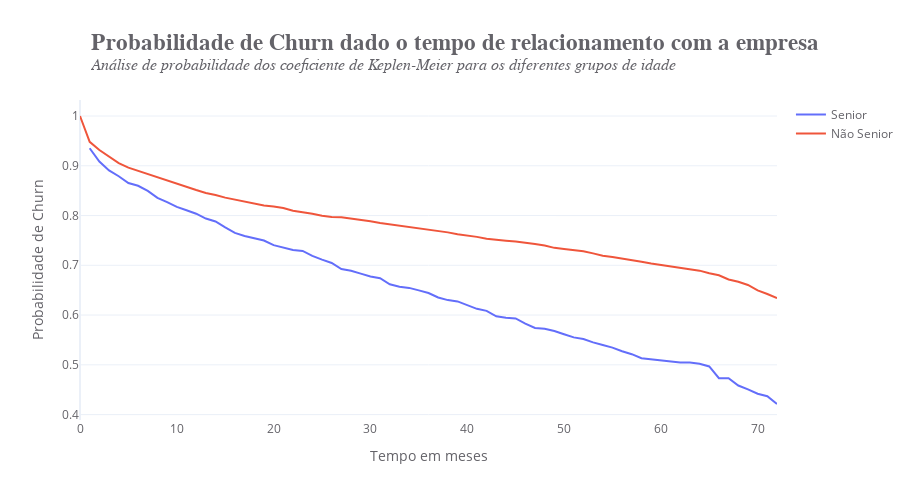

Source (notebook cell):
### Markdown cell above
No geral, pessoas do gênero masculino têm uma probabilidade de churn maior do
que pessoas do gênero feminino. No entanto, a diferença não é tão grande. Também 
é possível notar que o cenário se inverte com clientes com um tempo de 
relacionamento superior a 67 meses, com as pessoas do gênero feminino tendo uma
probabilidade de churn maior do que as pessoas do gênero masculino.

Com 95% de confiança, podemos dizer que as curvas de churn para os grupos de
gênero são iguais.

### Code cell
# Filtrando os dados de clientes sênior
data_senior = data.query("SeniorCitizen == 1")

# Aplicando o teste
tempo_senior, probabilidade_senior = kaplan_meier_estimator(data_senior['Churn'], data_senior['tenure'])

# Filtrando os dados de clientes não sênior
data_not_senior = data.query("SeniorCitizen == 0")

# Aplicando o teste
tempo_not_senior, probabilidade_not_senior = kaplan_meier_estimator(data_not_senior['Churn'], data_not_senior['tenure'])

# Plotando o gráfico
fig = go.Figure(data=[go.Scatter(x=tempo_senior, y=probabilidade_senior, name='Senior'),
                      go.Scatter(x=tempo_not_senior, y=probabilidade_not_senior, name='Não Senior')])

# Atualizando o layout da figure
fig.update_layout(
    title='<b>Probabilidade de Churn dado o tempo de relacionamento com a empresa</b><br><sup><i>Análise de probabilidade dos coeficiente de Keplen-Meier para os diferentes grupos de idade</i></sup>',
    title_font=dict(size=23, family="Arial"),
    font_color='#646369',
    template='plotly_white',
    yaxis=dict(showticklabels=True, showgrid=True, title='Probabilidade de Churn'),
    xaxis=dict(showgrid=False, title='Tempo em meses'),
    title_x=0.1,
    width=910,
    height=500,
    showlegend=True
)

### Figure 1 — Plotly figure (JSON) as saved in the notebook; plotly's stock layout.template omitted (floating-point values rounded to 4 significant figures)
{"data": [{"name": "Senior", "type": "scatter", "x": [1, 2, 3, 4, 5, 6, 7, 8, 9, 10, 11, 12, 13, 14, 15, 16, 17, 18, 19, 20, 21, 22, 23, 24, 25, 26, 27, 28, 29, 30, 31, 32, 33, 34, 35, 36, 37, 38, 39, 40, 41, 42, 43, 44, 45, 46, 47, 48, 49, 50, 51, 52, 53, 54, 55, 56, 57, 58, 59, 60, 61, 62, 63, 64, 65, 66, 67, 68, 69, 70, 71, 72], "y": [0.9352, 0.9086, 0.8907, 0.879, 0.8653, 0.8597, 0.8495, 0.8354, 0.8268, 0.8172, 0.8105, 0.8037, 0.7939, 0.788, 0.7761, 0.7651, 0.759, 0.7539, 0.7498, 0.7404, 0.7352, 0.7309, 0.7288, 0.719, 0.7113, 0.7047, 0.6924, 0.689, 0.6833, 0.6775, 0.6739, 0.6619, 0.6571, 0.6546, 0.6495, 0.6444, 0.6353, 0.63, 0.6274, 0.6193, 0.6125, 0.6084, 0.5974, 0.5946, 0.5931, 0.5829, 0.5739, 0.5724, 0.5678, 0.5616, 0.5551, 0.5518, 0.5451, 0.5399, 0.5346, 0.5272, 0.5214, 0.5133, 0.5112, 0.5091, 0.5069, 0.5045, 0.5045, 0.502, 0.4966, 0.473, 0.473, 0.4584, 0.4506, 0.4419, 0.4369, 0.4213]}, {"name": "Não Senior", "type": "scatter", "x": [0, 1, 2, 3, 4, 5, 6, 7, 8, 9, 10, 11, 12, 13, 14, 15, 16, 17, 18, 19, 20, 21, 22, 23, 24, 25, 26, 27, 28, 29, 30, 31, 32, 33, 34, 35, 36, 37, 38, 39, 40, 41, 42, 43, 44, 45, 46, 47, 48, 49, 50, 51, 52, 53, 54, 55, 56, 57, 58, 59, 60, 61, 62, 63, 64, 65, 66, 67, 68, 69, 70, 71, 72], "y": [1, 0.948, 0.9316, 0.9183, 0.9054, 0.8962, 0.8898, 0.8821, 0.8769, 0.8695, 0.8625, 0.8576, 0.8512, 0.8453, 0.8414, 0.836, 0.8323, 0.8278, 0.8235, 0.82, 0.8179, 0.8151, 0.8096, 0.8069, 0.8035, 0.7994, 0.7971, 0.7966, 0.7942, 0.7915, 0.7885, 0.7849, 0.7823, 0.7794, 0.7765, 0.7733, 0.7714, 0.769, 0.7662, 0.7623, 0.7601, 0.7571, 0.7534, 0.7509, 0.7495, 0.7477, 0.7459, 0.7429, 0.7398, 0.7351, 0.7326, 0.7309, 0.7284, 0.7239, 0.7193, 0.7164, 0.7135, 0.711, 0.7073, 0.7035, 0.7006, 0.6965, 0.694, 0.6913, 0.6892, 0.684, 0.68, 0.6715, 0.6668, 0.6605, 0.6496, 0.6423, 0.6339]}], "layout": {"font": {"color": "#646369"}, "height": 500, "showlegend": true, "title": {"font": {"family": "Arial", "size": 23}, "text": "<b>Probabilidade de Churn dado o tempo de relacionamento com a empresa</b><br><sup><i>Análise de probabilidade dos coeficiente de Keplen-Meier para os diferentes grupos de idade</i></sup>", "x": 0.1}, "width": 910, "xaxis": {"showgrid": false, "title": {"text": "Tempo em meses"}}, "yaxis": {"showgrid": true, "showticklabels": true, "title": {"text": "Probabilidade de Churn"}}}}
